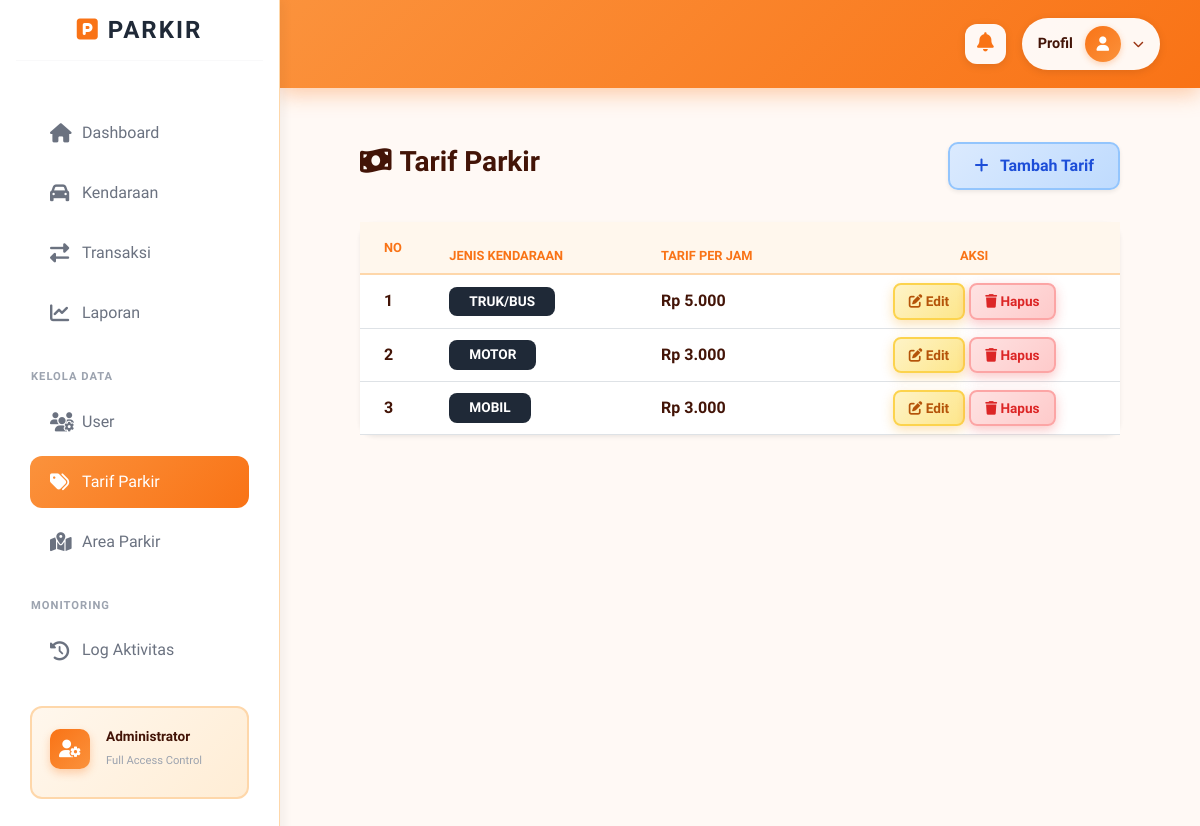
/index.php?c=Tarif&m=index (signed in), run on an earlier commit of the app's database.
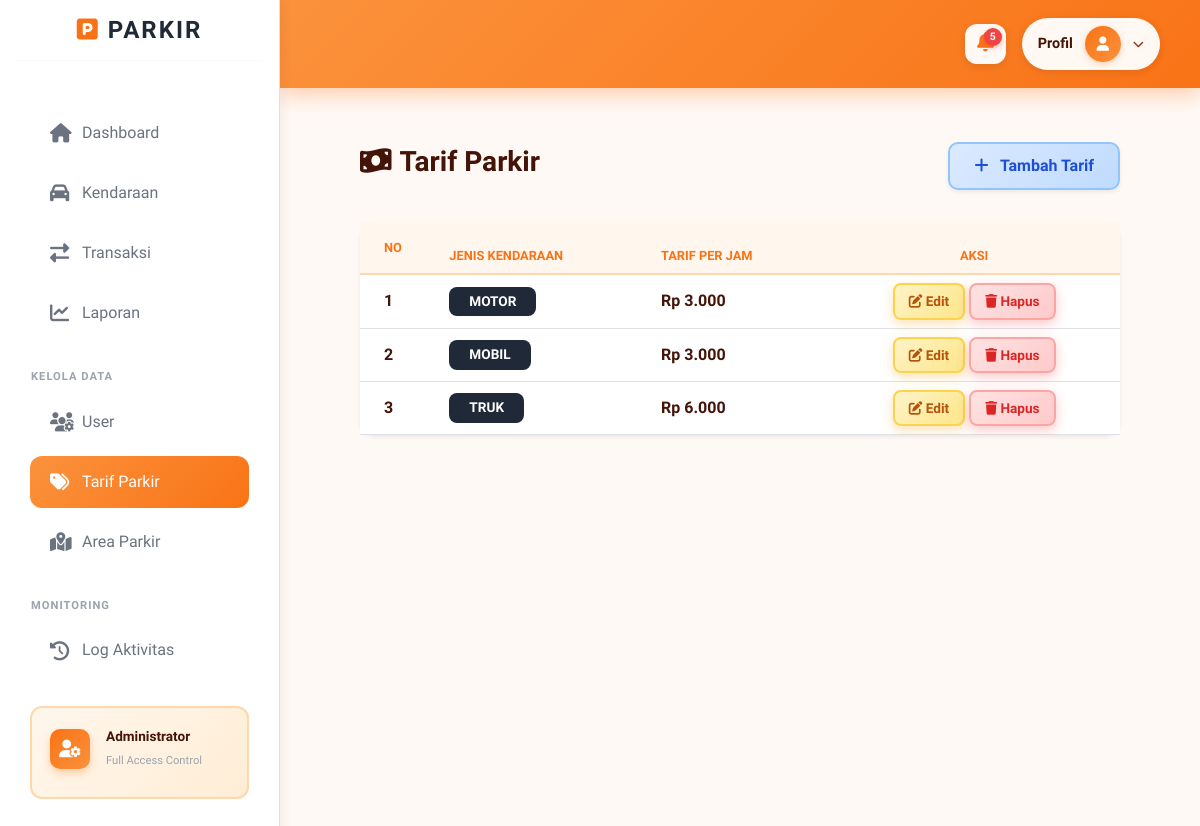
And on a later commit of the database.
### tables this page shows
CREATE TABLE `tb_tarif` (
  `id_tarif` int NOT NULL,
  `jenis_kendaraan` varchar(50) NOT NULL,
  `tarif_per_jam` decimal(10,0) NOT NULL
);

### controllers/TarifController.php (called while the page is built, shortened)
<?php
class TarifController {
    public function index() {
        $model = new TarifModel();
        $data = $model->all();
        include "views/tarif/index.php";
    }
}

### config/database.php (called while the page is built)
<?php
class Database {
    public static function connect() {
        $host     = "localhost";
        $dbname   = "db_parkir";
        $username = "root";
        $password = "";
        try {
            $pdo = new PDO("mysql:host=$host;dbname=$dbname;charset=utf8", $username, $password);
            $pdo->setAttribute(PDO::ATTR_ERRMODE, PDO::ERRMODE_EXCEPTION);
            $pdo->exec("SET time_zone = '+07:00'");
            return $pdo;
        } catch (PDOException $e) {
            die("Koneksi database gagal: " . $e->getMessage());
        }
    }
}

### models/TarifModel.php (called while the page is built, shortened)
<?php
class TarifModel {
  private $db;
  function __construct(){
    $this->db = Database::connect();
  }
  function all(){
    $q = $this->db->query("SELECT * FROM tb_tarif ORDER BY FIELD(LOWER(jenis_kendaraan), 'motor', 'mobil', 'truk', 'elf')");
    return $q->fetchAll(PDO::FETCH_ASSOC);
  }
}

### views/tarif/index.php (the view, shortened to what the changed rows need)
<?php include "views/layout/header.php"; ?>
<link rel="stylesheet" href="assets/css/halaman.css">
<div class="container-fluid py-4">
    <div class="card border-0 shadow-sm" style="border-radius: 15px;">
        <div class="card-body p-0">
            <div class="table-responsive">
                <table class="table table-hover align-middle m-0">
                    <thead class="table-dark">
                        <tr>
                            <th class="py-3 ps-4">No</th>
                            <th>Jenis Kendaraan</th>
                            <th>Tarif Per Jam</th>
                            <th class="text-center">Aksi</th>
                        </tr>
                    </thead>
                    <tbody>
                        <?php if (!empty($data)): ?>
                            <?php $no=1; foreach($data as $d): ?>
                            <tr>
                                <td class="ps-4"><?= $no++ ?></td>
                                <td>
                                    <span class="badge text-uppercase" style="background: #1f2937; color: white; padding: 8px 20px; border-radius: 8px; font-weight: 600; font-size: 0.85rem;"><?= $d['jenis_kendaraan'] ?></span>
                                </td>
                                <td class="fw-bold text-success">Rp <?= number_format($d['tarif_per_jam'], 0, ',', '.') ?></td>
                                <td class="text-center">
                                    <a href="index.php?c=Tarif&m=edit&id=<?= $d['id_tarif'] ?>" class="btn btn-sm btn-warning">
                                        <i class="fas fa-edit"></i> Edit
                                    </a>
                                    <a href="index.php?c=Tarif&m=delete&id=<?= $d['id_tarif'] ?>"
                                       onclick="return confirm('Yakin hapus tarif ini?')"
                                       class="btn btn-sm btn-danger">
                                        <i class="fas fa-trash"></i> Hapus
                                    </a>
                                </td>
                            </tr>
                            <?php endforeach; ?>
                        <?php endif; ?>
                    </tbody>
                </table>
            </div>
        </div>
    </div>
</div>
<?php include "views/layout/footer.php"; ?>

### views/layout/header.php (shortened to what the changed rows need)
<!DOCTYPE html>
<html lang="id">
<head>
    <link rel="stylesheet" href="assets/css/halaman.css">
    <link href="https://cdn.jsdelivr.net/npm/bootstrap@5.3.0/dist/css/bootstrap.min.css" rel="stylesheet">
    <link rel="stylesheet" href="https://cdnjs.cloudflare.com/ajax/libs/font-awesome/6.4.0/css/all.min.css">
</head>
<body>
<?php
$user_role = $_SESSION['user']['role'] ?? 'guest';
?>
<div class="wrapper">
    <div id="content">
    <nav class="top-navbar d-flex justify-content-between align-items-center">
        <div class="d-flex align-items-center gap-3">
            <?php if($user_role == 'admin'): ?>
            <div class="dropdown">
                <?php
                $db = Database::connect();
                $today = date('Y-m-d');
                $query = "SELECT t.*, k.plat_nomor, k.jenis_kendaraan
                         FROM tb_transaksi t
                         JOIN tb_kendaraan k ON t.id_kendaraan = k.id_kendaraan
                         WHERE DATE(t.waktu_keluar) = ? AND t.status = 'keluar'
                         ORDER BY t.waktu_keluar DESC
                         LIMIT 5";
                $stmt = $db->prepare($query);
                $stmt->execute([$today]);
                $notif_keluar = $stmt->fetchAll(PDO::FETCH_ASSOC);
                $jumlah_keluar = count($notif_keluar);
                ?>
                <div class="notif-trigger"
                    id="dropdownNotif"
                    data-bs-toggle="dropdown"
                    aria-expanded="false"
                    style="cursor: pointer; position: relative; padding: 8px 12px; background: rgba(255, 255, 255, 0.95); border-radius: 12px; transition: all 0.3s ease; box-shadow: 0 2px 8px rgba(0,0,0,0.1);">
                    <i class="fas fa-bell" style="color: #f97316; font-size: 1.2rem;"></i>
                    <?php if($jumlah_keluar > 0): ?>
                    <span class="notif-badge" style="position: absolute; top: 4px; right: 4px; background: #ef4444; color: white; border-radius: 50%; width: 18px; height: 18px; display: flex; align-items: center; justify-content: center; font-size: 0.65rem; font-weight: 700; box-shadow: 0 2px 4px rgba(239, 68, 68, 0.4);">
                        <?= $jumlah_keluar ?>
                    </span>
                    <?php endif; ?>
                </div>
            </div>
            <?php endif; ?>
        </div>
    </nav>
        <div class="container-fluid">

What changed in the data, as far as the page shows it:
changed tb_tarif: jenis_kendaraan "TRUK/BUS" → "TRUK"; tarif_per_jam "5.000" → "6.000"; moves down the list
Also different on the page:
$jumlah_keluar: (not shown) → "5"
